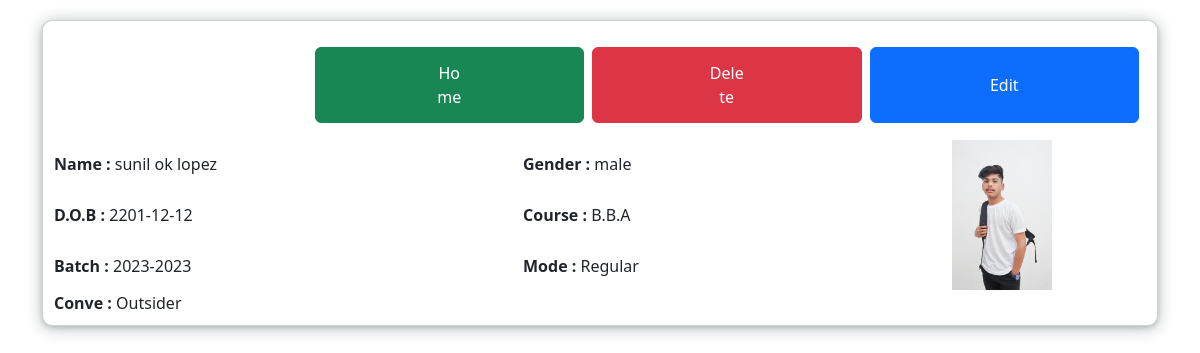
Page /student.php?id=5 on the committed database.
### tables this page shows
CREATE TABLE `students` (
  `id` int(11) NOT NULL,
  `student_id` varchar(100) NOT NULL,
  `first_name` varchar(255) NOT NULL,
  `middle_name` varchar(255) NOT NULL,
  `last_name` varchar(255) NOT NULL,
  `dob` varchar(100) NOT NULL,
  `course` varchar(100) NOT NULL,
  `from_year` year(4) NOT NULL,
  `to_year` year(4) NOT NULL,
  `mode` varchar(100) NOT NULL,
  `conve` varchar(100) NOT NULL,
  `photo` varchar(255) NOT NULL,
  `gender` varchar(100) NOT NULL
);

### student.php (the view, shortened to what this page needs)
<?php
require 'includes/database.php';
?>
<head>
<link rel="stylesheet" href="https://cdn.jsdelivr.net/npm/bootstrap@5.2.3/dist/css/bootstrap.min.css"
>
        <link rel="stylesheet" href="css/style.css">
</head>
<body>
<div class="container">
        <div class="card">
            <div class="row mx-2 my-2 py-2 d-flex justify-content-end gap-2">
            <a class="add btn btn-success col-3" href='index.php'><button  class="btn btn-success col-3">Home</button></a>
            <a class="add btn btn-danger col-3" href='delete.php?id=<?php echo $_GET['id']; ?>'><button  class="btn btn-danger col-3">
                    Delete</button></a>
                <button onclick="show()" class="btn btn-primary col-3">Edit</button>
            </div>
            <table class="table1 w-100">
                <?php
                $student_id = $_GET['id'];
                $data = "SELECT * from students WHERE id =$student_id";
                $result = mysqli_query($conn, $data);
                while ($row = mysqli_fetch_assoc($result)) {
                    ?>
                    <tr>
                        <td><strong>Name : </strong>
                            <?php echo $row['first_name'] . " " . $row['middle_name'] . " " . $row['last_name'] ?>
                        </td>
                        <td><strong>Gender : </strong>
                            <?php echo $row['gender'] ?>
                        </td>
                        <td class="text-center box" colspan="2" rowspan="3"><img src="photos/<?php echo $row['photo'] ?>"
                                width="100"></td>
                    </tr>
                    <tr>
                        <td><strong>D.O.B : </strong>
                            <?php echo $row['dob'] ?>
                        </td>
                        <td><strong>Course : </strong>
                            <?php echo $row['course'] ?>
                        </td>
                    </tr>
                    <tr>
                        <td><strong>Batch : </strong>
                            <?php echo $row['from_year'] . "-" . $row['to_year'] ?>
                        </td>
                        <td><strong>Mode : </strong>
                            <?php echo $row['mode'] ?>
                        </td>
                    </tr>
                    <tr>
                        <td><strong>Conve : </strong>
                            <?php echo $row['conve'] ?>
                        </td>
                    </tr>
                <?php } ?>
            </table>
        </div>
    </div>
</body>

### css/style.css (style rules this page uses)
.card { padding: 10px; margin-top: 20px; border-radius : 10px; box-shadow : rgba(14, 30, 37, 0.12) 0px 2px 4px 0px, rgba(14, 30, 37, 0.32) 0px 2px 16px 0px; }

### student.php (style rules this page uses)
.add { color: white; text-decoration: none; }

### rows in the picture
students: first_name "sunil", middle_name "ok", last_name "lopez", gender "male", photo (picture), dob "2201-12-12", course "B.B.A", from_year "2023", to_year "2023", mode "Regular", conve "Outsider"
